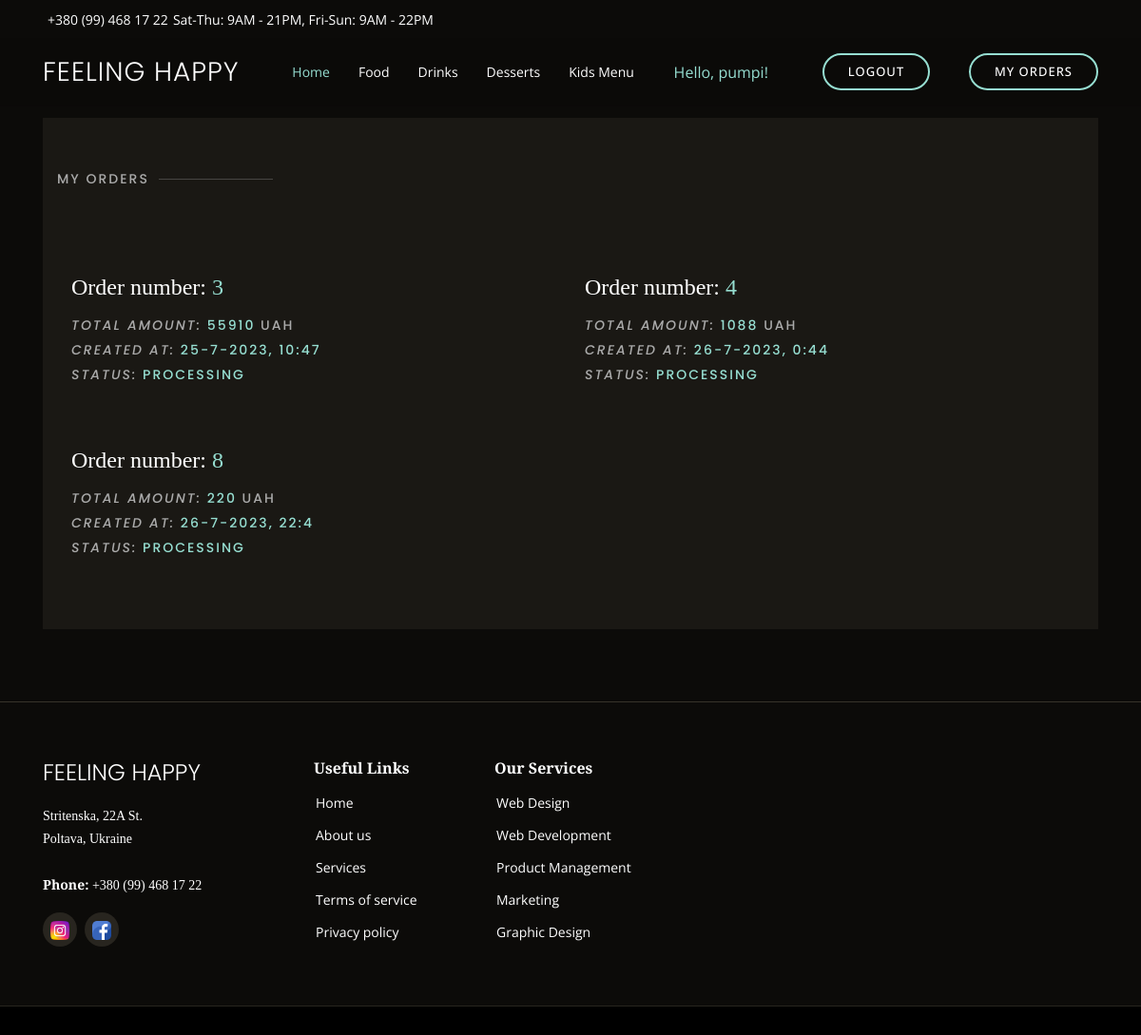
/order/order_list/ (signed in), run on the app's committed database.
### user/models.py (models this page shows)
class User(AbstractUser):
    pass

### order/models.py (models this page shows, shortened)
class Order(models.Model):
    user = models.ForeignKey(to=User, on_delete=models.CASCADE)
    status = models.ForeignKey(to=OrderStatus, on_delete=models.DO_NOTHING)
    dishes = models.ManyToManyField(to=Dish, through="OrderDish")
    making_datetime = models.DateTimeField()
    total_amount = models.PositiveIntegerField()
    address = models.CharField(max_length=255, blank=True)

class OrderStatus(models.Model):
    name = models.CharField(max_length=255)
    class Meta:
        verbose_name_plural = "order statuses"

### order/views.py (the view)
# urls.py: path("order_list/", OrderListView.as_view(), name="order-list"),
class OrderListView(LoginRequiredMixin, generic.ListView):
    model = Order
    template_name = "order/order_list.html"
    context_object_name = "order_list"
    def get_queryset(self) -> QuerySet:
        user = User.objects.get(id=self.request.user.id)
        queryset = Order.objects.filter(user=user).order_by("status")
        return queryset

### templates/order/order_list.html (shortened to what this page needs)
{% extends "base.html" %}
{% block content %}
<main id="main">
  <section class="inner-page">
    <div class="container">
      <p><div><br><br></div>
        <section id="menu" class="menu section-bg">
          <div class="container" data-aos="fade-up">
            <div class="section-title"><h2>My orders</h2></div>
            <div class="menu-container" data-aos="fade-up" data-aos-delay="200">
              {% for order in order_list %}
                <div class="col-lg-6 menu-item filter-starters">
                  <h4>Order number: <a href="{% url 'order:order-detail' pk=order.id%}">{{ order.id }}</a></h4>
                  <div class="order-row">
                    <p><i>total amount:</i> <b>{{ order.total_amount }}</b> UAH</p>
                    <p><i>created at:</i> <b>{{ order.making_datetime.day }}-{{ order.making_datetime.month }}-{{ order.making_datetime.year }}, {{ order.making_datetime.hour }}:{{ order.making_datetime.minute }}</b></p>
                    <p><i>status:</i> <b>{{ order.status.name }}</b></p>
                  </div>
                </div>
                {% empty %}
                <h4>There is no orders yet</h4>
              {% endfor %}
            </div>
          </div>
        </section>
      </p>
    </div>
  </section>
</main>
{% endblock %}

### templates/includes/navbar.html (shortened to what this page needs)
<nav id="navbar" class="navbar order-last order-lg-0">
  <ul>
    <li><a class="nav-link scrollto active" href="{% url 'index' %}">Home</a></li>
    <li><a class="nav-link scrollto" href="{% url 'dish:dish-list' dish_type='Breakfasts'%}">Food</a></li>
    <li><a class="nav-link scrollto" href="{% url 'dish:dish-list' dish_type='Coffee'%}">Drinks</a></li>
    <li><a class="nav-link scrollto" href="{% url 'dish:dish-list' dish_type='Cheescakes'%}">Desserts</a></li>
    <li><a class="nav-link scrollto" href="{% url 'dish:dish-list' dish_type='Kids Menu'%}">Kids Menu</a></li>
  </ul>
</nav>
{% if user.is_authenticated %}
  <a href="{% url 'user:user-detail' %}" class="nav-link scrollto">Hello, {{ user.username }}!</a>
  <a href="{% url 'logout' %}" class="book-a-table-btn scrollto d-none d-lg-flex">Logout</a>
  <a href="{% url 'order:order-list' %}" class="book-a-table-btn scrollto d-none d-lg-flex">My orders</a>
{% else %}
<a href="{% url 'login' %}" class="book-a-table-btn scrollto d-none d-lg-flex">Login</a>
{% endif %}

### static/assets/css/style.css (style rules this page uses)
body { font-family: "Open Sans", sans-serif; background: #0c0b09; color: #fff; }
a { color: #96DED1; text-decoration: none; }
h1, h2, h3, h4, h5, h6 { font-family: "Playfair Display", serif; }
.book-a-table-btn, .button { background: None; margin: 0 0 0 15px; border: 2px solid #96DED1; color: #fff; border-radius: 50px; padding: 8px 25px; text-transform: uppercase; font-size: 13px; font-weight: 500; letter-spacing: 1px; transition: 0.3s; }
.navbar { padding: 0; }
.navbar ul { margin: 0; padding: 0; display: flex; list-style: none; align-items: center; }
.navbar li { position: relative; }
.navbar a, .navbar a:focus { display: flex; align-items: center; justify-content: space-between; padding: 10px 0 10px 30px; color: #fff; white-space: nowrap; transition: 0.3s; font-size: 14px; }
.navbar a:hover, .navbar .active, .navbar .active:focus, .navbar li:hover>a { color: #96DED1; }
section { padding: 60px 0; overflow: hidden; }
.section-bg { background-color: #1a1814; }
.section-title { padding-bottom: 40px; }
.section-title h2 { font-size: 14px; font-weight: 500; padding: 0; line-height: 1px; margin: 0 0 5px 0; letter-spacing: 2px; text-transform: uppercase; color: #aaaaaa; font-family: "Poppins", sans-serif; }
.order-row p { font-size: 14px; font-weight: 500; line-height: 1px; margin: 25px 0; letter-spacing: 2px; text-transform: uppercase; color: #aaaaaa; font-family: "Poppins", sans-serif; }
.order-row b { font-size: 14px; font-weight: 500; line-height: 1px; margin: 25px 0; letter-spacing: 2px; text-transform: uppercase; color: #96DED1; font-family: "Poppins", sans-serif; }
.section-title h2::after { content: ""; width: 120px; height: 1px; display: inline-block; background: rgba(255, 255, 255, 0.2); margin: 4px 10px; }
.menu .menu-item { margin-top: 50px; }

### data on the page
User: username "pumpi"
Order: id "3", total_amount "55910", making_datetime.day "25", making_datetime.month "7", making_datetime.year "2023", making_datetime.hour "10", making_datetime.minute "47", status.name "PROCESSING"
Order: id "4", total_amount "1088", making_datetime.day "26", making_datetime.month "7", making_datetime.year "2023", making_datetime.hour "0", making_datetime.minute "44", status.name "PROCESSING"
Order: id "8", total_amount "220", making_datetime.day "26", making_datetime.month "7", making_datetime.year "2023", making_datetime.hour "22", making_datetime.minute "4", status.name "PROCESSING"
